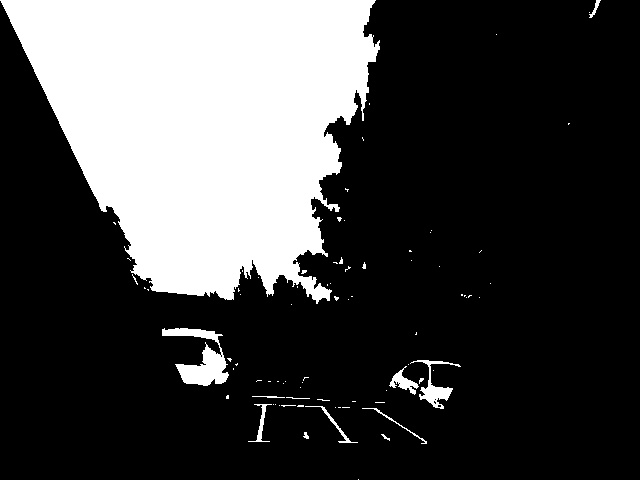
#> input picture Park-Detection-Model/processed_images/parking_space95.jpg, 640 x 480 px, found by its file name
$ python camera_correction.py
#> lines starting #> are read from the running program, lines starting #| are printed output that depends on the picture
import cv2
import numpy as np

# Load the image
image = cv2.imread('images/parking_space95.jpg')
#> image is the input picture: shape (480, 640, 3); min 0, max 255, mean 67.6
height, width = image.shape[:2]
#> height = 480; width = 640

# Define the four points in the source image
# These points are in the order: top-left, top-right, bottom-right, bottom-left
pts_src = np.array([[173, 291], [322, 293], [400, 370], [136, 367]], dtype=np.float32)

# Define the four points in the destination image
# These points should form a perfect rectangle
pts_dst = np.array([[0, 0], [width, 0], [width, height], [0, height]], dtype=np.float32)
#> pts_dst = [[0, 0], [640, 0], [640, 480], [0, 480]]

# Calculate the perspective transform matrix
matrix = cv2.getPerspectiveTransform(pts_src, pts_dst)

# Apply the perspective transformation
result = cv2.warpPerspective(image, matrix, (width, height))
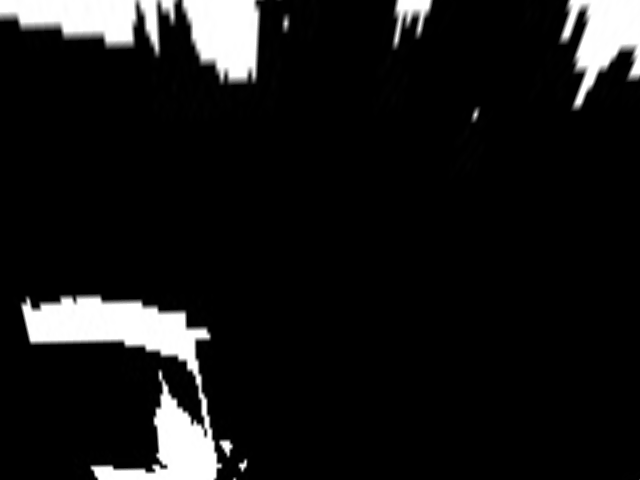
#> result: shape (480, 640, 3); min 0, max 255, mean 22.9

# Save and display the result
cv2.imwrite('output.jpg', result)
cv2.imshow('Result', result)
cv2.waitKey(0)
cv2.destroyAllWindows()

$ run again, with Park-Detection-Model/processed_images/parking_space1000.jpg copied over Park-Detection-Model/processed_images/parking_space95.jpg
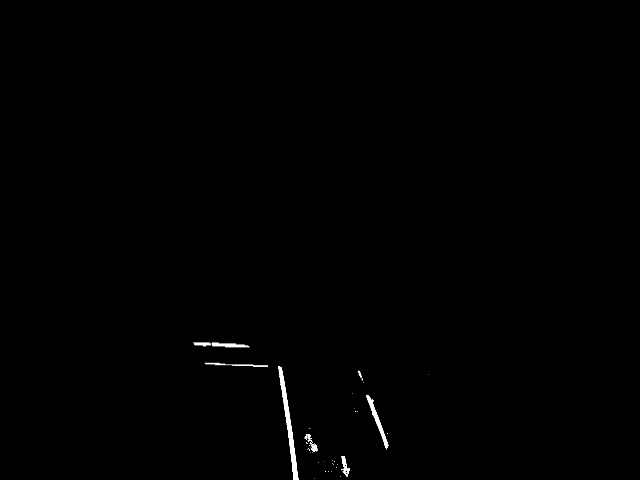
#> input picture Park-Detection-Model/processed_images/parking_space1000.jpg, 640 x 480 px, found by its file name
#> image is the input picture: shape (480, 640, 3); min 0, max 255, mean 1.1
#> `result = cv2.warpPerspective(image, matrix, (width, height))`:
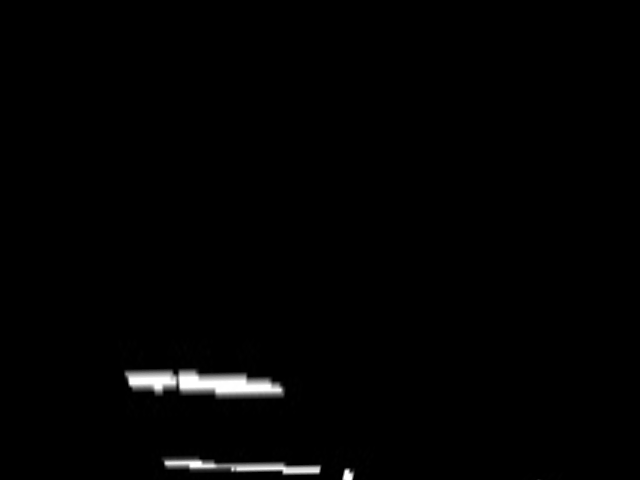
#> result: shape (480, 640, 3); min 0, max 255, mean 2.8

$ run again, with Park-Detection-Model/processed_images/parking_space1015.jpg copied over Park-Detection-Model/processed_images/parking_space95.jpg
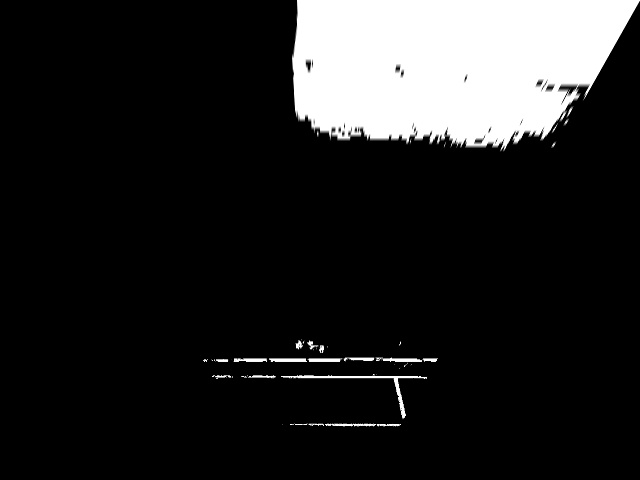
#> input picture Park-Detection-Model/processed_images/parking_space1015.jpg, 640 x 480 px, found by its file name
#> image is the input picture: shape (480, 640, 3); min 0, max 255, mean 35.4
#> `result = cv2.warpPerspective(image, matrix, (width, height))`:
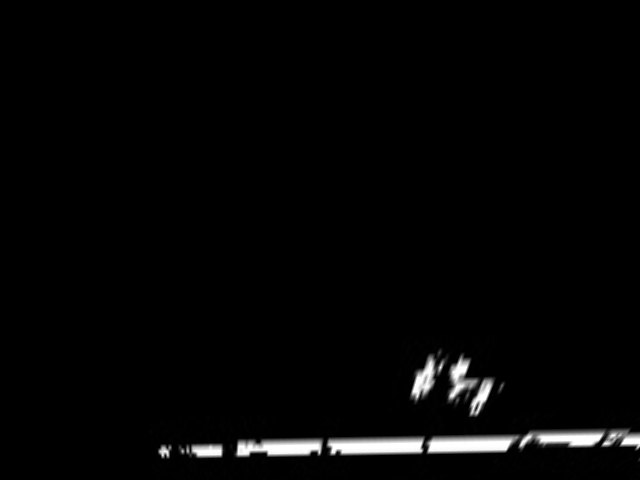
#> result: shape (480, 640, 3); min 0, max 255, mean 5.4

$ run again, with Park-Detection-Model/processed_images/parking_space105.jpg copied over Park-Detection-Model/processed_images/parking_space95.jpg
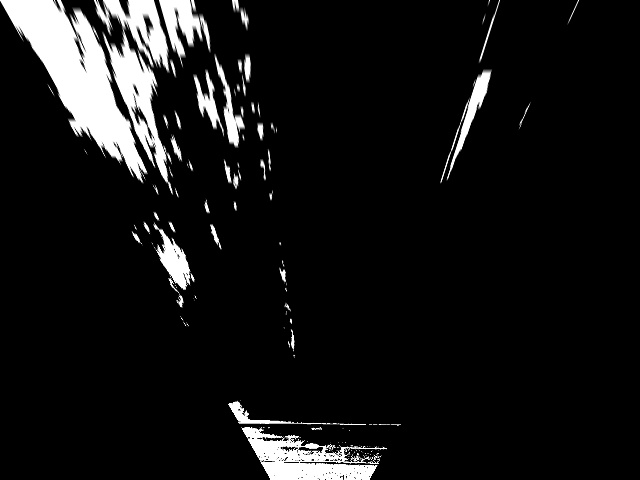
#> input picture Park-Detection-Model/processed_images/parking_space105.jpg, 640 x 480 px, found by its file name
#> image is the input picture: shape (480, 640, 3); min 0, max 255, mean 20.6
#> `result = cv2.warpPerspective(image, matrix, (width, height))`:
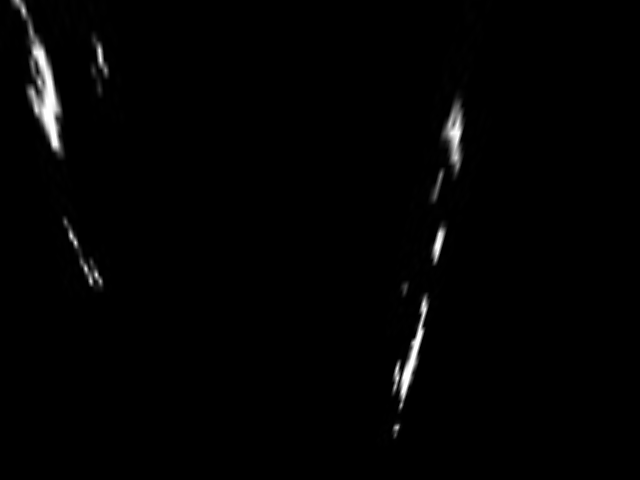
#> result: shape (480, 640, 3); min 0, max 255, mean 2.9
